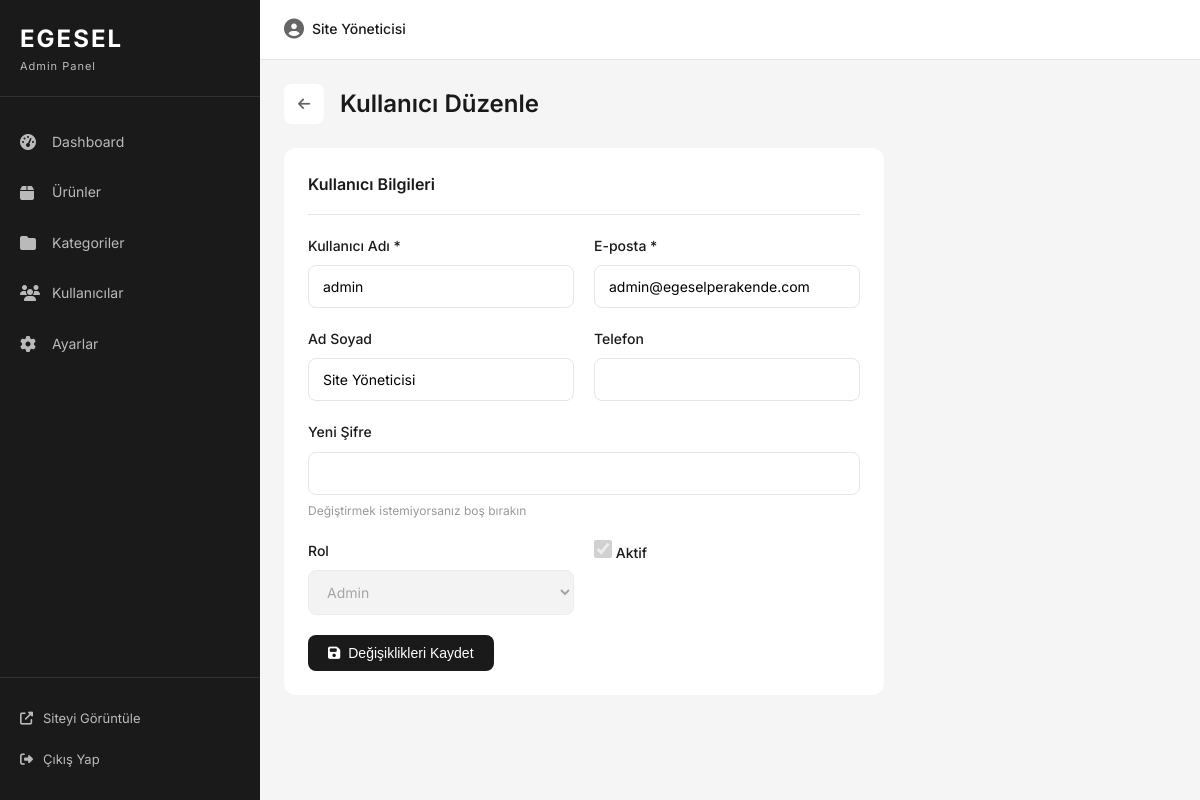
Screenshot of /admin/kullanici-duzenle.php?id=1 (signed in) with the database file from the repository.
### tables this page shows
CREATE TABLE IF NOT EXISTS users (
    id INT AUTO_INCREMENT PRIMARY KEY,
    username VARCHAR(50) NOT NULL UNIQUE,
    email VARCHAR(100) NOT NULL UNIQUE,
    password VARCHAR(255) NOT NULL,
    full_name VARCHAR(100),
    phone VARCHAR(20),
    role ENUM('admin', 'user') DEFAULT 'user',
    is_active TINYINT(1) DEFAULT 1,
    created_at TIMESTAMP DEFAULT CURRENT_TIMESTAMP,
    updated_at TIMESTAMP DEFAULT CURRENT_TIMESTAMP ON UPDATE CURRENT_TIMESTAMP
);

### includes/functions.php (called while the page is built, shortened)
<?php
function e($string) {
    return htmlspecialchars($string, ENT_QUOTES, 'UTF-8');
}
?>

### admin/kullanici-duzenle.php (the view, shortened to what this page needs)
<?php
require_once 'includes/header.php';
$id = isset($_GET['id']) ? (int)$_GET['id'] : 0;
$stmt = $db->prepare("SELECT * FROM users WHERE id = ?");
$stmt->execute([$id]);
$user = $stmt->fetch();
?>
<div class="page-header">
    <div class="page-header-left">
        <a href="kullanicilar.php" class="back-link"><i class="fas fa-arrow-left"></i></a>
        <h1>Kullanıcı Düzenle</h1>
    </div>
</div>
<form method="POST" action="" class="admin-form">
    <div class="admin-card" style="max-width: 600px;">
        <h3>Kullanıcı Bilgileri</h3>
        <div class="form-row">
            <div class="form-group">
                <label for="username">Kullanıcı Adı *</label>
                <input type="text" id="username" name="username" required
                       value="<?php echo e($user['username']); ?>">
            </div>
            <div class="form-group">
                <label for="email">E-posta *</label>
                <input type="email" id="email" name="email" required
                       value="<?php echo e($user['email']); ?>">
            </div>
        </div>
        <div class="form-row">
            <div class="form-group">
                <label for="full_name">Ad Soyad</label>
                <input type="text" id="full_name" name="full_name"
                       value="<?php echo e($user['full_name']); ?>">
            </div>
            <div class="form-group">
                <label for="phone">Telefon</label>
                <input type="tel" id="phone" name="phone"
                       value="<?php echo e($user['phone']); ?>">
            </div>
        </div>
        <div class="form-group">
            <label for="password">Yeni Şifre</label>
            <input type="password" id="password" name="password">
            <small>Değiştirmek istemiyorsanız boş bırakın</small>
        </div>
        <div class="form-row">
            <div class="form-group">
                <label for="role">Rol</label>
                <select name="role" id="role" <?php echo $user['id'] == $_SESSION['user_id'] ? 'disabled' : ''; ?>>
                    <option value="admin" <?php echo $user['role'] === 'admin' ? 'selected' : ''; ?>>Admin</option>
                </select>
            </div>
            <div class="form-group">
                <label class="checkbox-label">
                    <input type="checkbox" name="is_active" value="1"
                           <?php echo $user['is_active'] ? 'checked' : ''; ?>
                           <?php echo $user['id'] == $_SESSION['user_id'] ? 'disabled' : ''; ?>>
                    <span>Aktif</span>
                </label>
            </div>
        </div>
        <button type="submit" class="btn btn-primary">
            <i class="fas fa-save"></i> Değişiklikleri Kaydet
        </button>
    </div>
</form>
<?php require_once 'includes/footer.php'; ?>

### assets/css/admin.css (style rules this page uses)
:root { --primary: #1a1a1a; --primary-light: #333333; --secondary: #c4a35a; --background: #f5f5f5; --surface: #ffffff; --text: #1a1a1a; --text-light: #666666; --text-muted: #999999; --border: #e5e5e5; --success: #22c55e; --error: #ef4444; --warning: #f59e0b; --info: #3b82f6; --sidebar-width: 260px; --topbar-height: 60px; --font-sans: 'Inter', -apple-system, BlinkMacSystemFont, sans-serif; --radius: 8px; --radius-lg: 12px; --shadow: 0 4px 6px rgba(0,0,0,0.07); --transition: all 0.3s ease; }
*, *::before, *::after { box-sizing: border-box; margin: 0; padding: 0; }
body.admin-body { font-family: var(--font-sans); font-size: 14px; line-height: 1.6; color: var(--text); background: var(--background); }
a { color: inherit; text-decoration: none; }
.page-header { display: flex; justify-content: space-between; align-items: center; margin-bottom: 24px; }
.page-header-left { display: flex; align-items: center; gap: 16px; }
.back-link { width: 40px; height: 40px; display: flex; align-items: center; justify-content: center; background: var(--surface); border-radius: var(--radius); color: var(--text-light); }
.page-header h1 { font-size: 24px; font-weight: 600; }
.admin-card { background: var(--surface); border-radius: var(--radius-lg); padding: 24px; margin-bottom: 24px; }
.admin-card h3 { font-size: 16px; font-weight: 600; margin-bottom: 20px; padding-bottom: 16px; border-bottom: 1px solid var(--border); }
.btn { display: inline-flex; align-items: center; justify-content: center; gap: 8px; padding: 10px 20px; font-size: 14px; font-weight: 500; border-radius: var(--radius); border: none; cursor: pointer; transition: var(--transition); }
.btn-primary { background: var(--primary); color: white; }
.admin-form .form-group { margin-bottom: 20px; }
.admin-form label { display: block; margin-bottom: 8px; font-weight: 500; font-size: 14px; }
.admin-form input, .admin-form textarea, .admin-form select { width: 100%; padding: 12px 14px; border: 1px solid var(--border); border-radius: var(--radius); font-size: 14px; font-family: inherit; transition: var(--transition); }
.admin-form small { display: block; margin-top: 6px; font-size: 12px; color: var(--text-muted); }
.form-row { display: grid; grid-template-columns: 1fr 1fr; gap: 20px; }
.checkbox-label { display: flex; align-items: center; gap: 10px; cursor: pointer; }
.checkbox-label input[type="checkbox"] { width: 18px; height: 18px; cursor: pointer; }

### rows the page displays
users: username "admin", email "admin@egeselperakende.com", full_name "Site Yöneticisi", role "Admin", is_active "☑"

### other values shown
$_SESSION['user_name'] "Site Yöneticisi"
